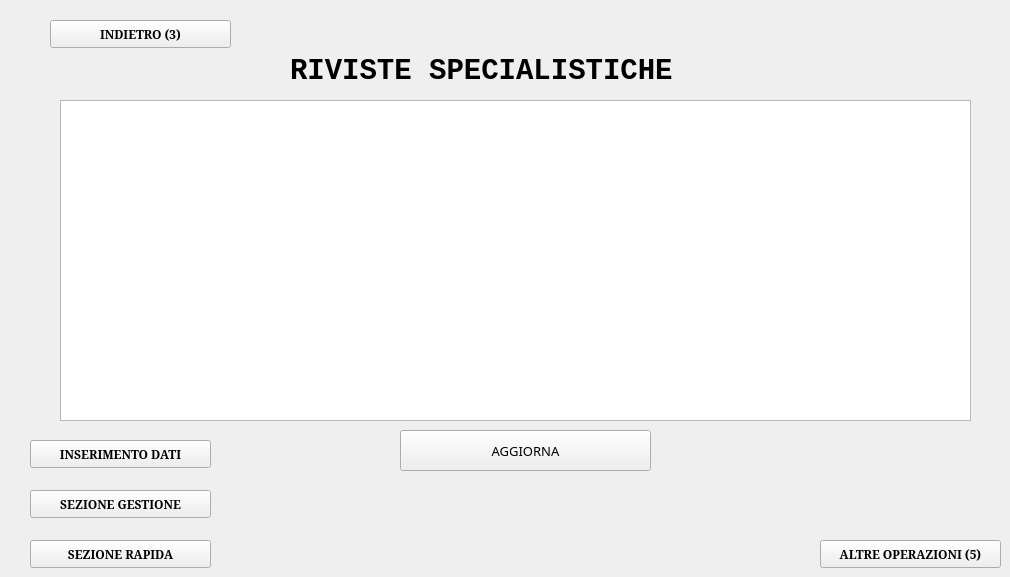
    <widget class="QWidget" name="sezioneArticoli_4">
     <widget class="QListWidget" name="listaSpecialistiche">
      <property name="geometry">
       <rect>
        <x>60</x>
        <y>100</y>
        <width>911</width>
        <height>321</height>
       </rect>
      </property>
      <property name="font">
       <font>
        <pointsize>10</pointsize>
       </font>
      </property>
     </widget>
     <widget class="QPushButton" name="rivisteSpecialistiche">
      <property name="geometry">
       <rect>
        <x>400</x>
        <y>430</y>
        <width>251</width>
        <height>41</height>
       </rect>
      </property>
      <property name="font">
       <font>
        <family>HP Simplified</family>
        <pointsize>10</pointsize>
        <weight>50</weight>
        <italic>false</italic>
        <bold>false</bold>
       </font>
      </property>
      <property name="text">
       <string>AGGIORNA</string>
      </property>
     </widget>
     <widget class="QPushButton" name="homeInserimento_7">
      <property name="geometry">
       <rect>
        <x>30</x>
        <y>440</y>
        <width>181</width>
        <height>28</height>
       </rect>
      </property>
      <property name="font">
       <font>
        <family>MS Serif</family>
        <weight>75</weight>
        <bold>true</bold>
       </font>
      </property>
      <property name="text">
       <string>INSERIMENTO DATI</string>
      </property>
     </widget>
     <widget class="QPushButton" name="homeGestore_8">
      <property name="geometry">
       <rect>
        <x>30</x>
        <y>490</y>
        <width>181</width>
        <height>28</height>
       </rect>
      </property>
      <property name="font">
       <font>
        <family>MS Serif</family>
        <weight>75</weight>
        <bold>true</bold>
       </font>
      </property>
      <property name="text">
       <string>SEZIONE GESTIONE</string>
      </property>
     </widget>
     <widget class="QPushButton" name="backToPag3">
      <property name="geometry">
       <rect>
        <x>50</x>
        <y>20</y>
        <width>181</width>
        <height>28</height>
       </rect>
      </property>
      <property name="font">
       <font>
        <family>MS Serif</family>
        <weight>75</weight>
        <bold>true</bold>
       </font>
      </property>
      <property name="text">
       <string>INDIETRO (3)</string>
      </property>
     </widget>
     <widget class="QPushButton" name="goToPage5">
      <property name="geometry">
       <rect>
        <x>820</x>
        <y>540</y>
        <width>181</width>
        <height>28</height>
       </rect>
      </property>
      <property name="font">
       <font>
        <family>MS Serif</family>
        <weight>75</weight>
        <bold>true</bold>
       </font>
      </property>
      <property name="text">
       <string>ALTRE OPERAZIONI (5)</string>
      </property>
     </widget>
     <widget class="QPushButton" name="sezione_rapida3">
      <property name="geometry">
       <rect>
        <x>30</x>
        <y>540</y>
        <width>181</width>
        <height>28</height>
       </rect>
      </property>
      <property name="font">
       <font>
        <family>MS Serif</family>
        <weight>75</weight>
        <bold>true</bold>
       </font>
      </property>
      <property name="text">
       <string>SEZIONE RAPIDA</string>
      </property>
     </widget>
     <widget class="QLabel" name="label_2">
      <property name="geometry">
       <rect>
        <x>290</x>
        <y>50</y>
        <width>531</width>
        <height>41</height>
       </rect>
      </property>
      <property name="font">
       <font>
        <family>Courier New</family>
        <pointsize>22</pointsize>
        <weight>75</weight>
        <bold>true</bold>
       </font>
      </property>
      <property name="text">
       <string>RIVISTE SPECIALISTICHE</string>
      </property>
     </widget>
    </widget>
